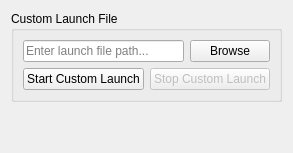
      <widget class="QWidget" name="tabCustom">
       <attribute name="title">
        <string>Custom</string>
       </attribute>
       <layout class="QVBoxLayout" name="layoutCustom">
        <item>
         <widget class="QGroupBox" name="customLaunchGroup">
          <property name="title">
           <string>Custom Launch File</string>
          </property>
          <layout class="QVBoxLayout" name="layoutCustomLaunch">
           <item>
            <layout class="QHBoxLayout" name="layoutCustomFile">
             <item>
              <widget class="QLineEdit" name="txtLaunchFile">
               <property name="placeholderText">
                <string>Enter launch file path...</string>
               </property>
              </widget>
             </item>
             <item>
              <widget class="QPushButton" name="btnBrowse">
               <property name="text">
                <string>Browse</string>
               </property>
              </widget>
             </item>
            </layout>
           </item>
           <item>
            <layout class="QHBoxLayout" name="layoutCustomButtons">
             <item>
              <widget class="QPushButton" name="btnStartCustom">
               <property name="text">
                <string>Start Custom Launch</string>
               </property>
              </widget>
             </item>
             <item>
              <widget class="QPushButton" name="btnStopCustom">
               <property name="enabled">
                <bool>false</bool>
               </property>
               <property name="text">
                <string>Stop Custom Launch</string>
               </property>
              </widget>
             </item>
            </layout>
           </item>
          </layout>
         </widget>
        </item>
        <item>
         <spacer name="verticalSpacerCustom">
          <property name="orientation">
           <enum>Qt::Vertical</enum>
          </property>
          <property name="sizeHint" stdset="0">
           <size>
            <width>20</width>
            <height>40</height>
           </size>
          </property>
         </spacer>
        </item>
       </layout>
      </widget>
